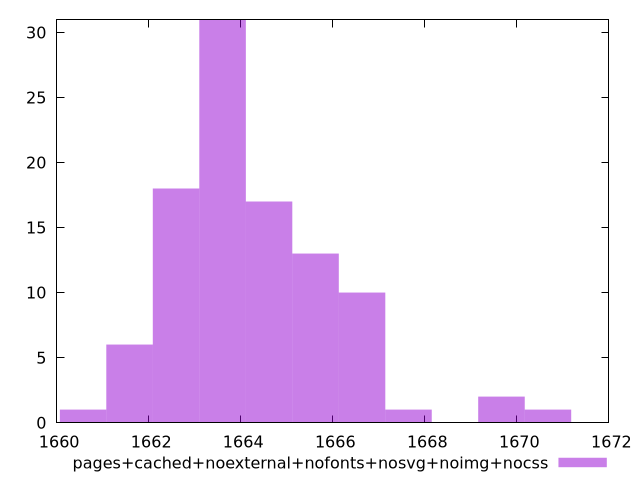

Write the gnuplot code that produced this figure.
$_pagesCachedNoexternalNofontsNosvgNoimgNocss <<EOF
1662.5955973628584 18
1664.615762122716 17
1666.6359268825736 10
1665.625844502645 13
1663.6056797427873 31
1669.66617402236 2
1670.676256402289 1
1661.5855149829295 6
1667.6460092625025 1
1660.5754326030008 1
EOF
set key outside below
set terminal pngcairo
set output "report_00004_2020-11-02T20-21-41.718Z/first-contentful-paint/pages+cached+noexternal+nofonts+nosvg+noimg+nocss//raw_hist.png"
set yrange [0:31]
set boxwidth 1.0100823799288325
set style fill transparent solid 0.5 noborder
plot $_pagesCachedNoexternalNofontsNosvgNoimgNocss title "pages+cached+noexternal+nofonts+nosvg+noimg+nocss" with boxes ,
